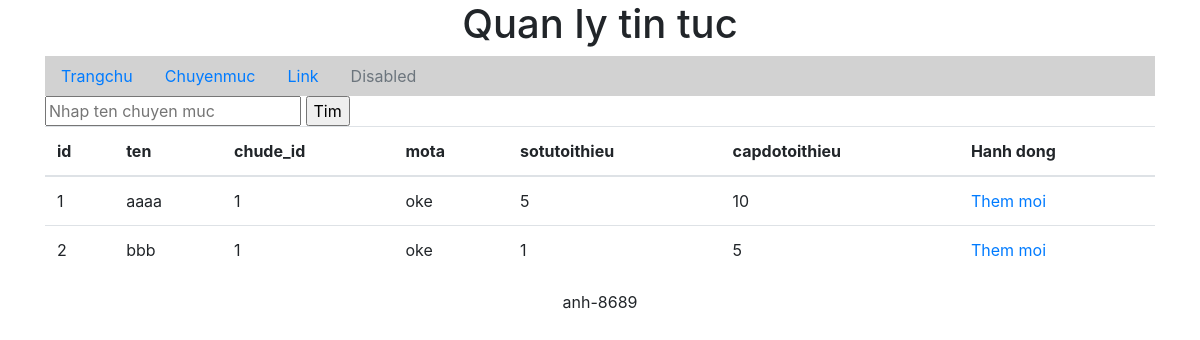
/chuyenmuc.php, run on the app's committed database.
### tables this page shows
CREATE TABLE `chuyenmuc` (
  `id` int(11) NOT NULL,
  `ten` varchar(255) NOT NULL,
  `chude_id` int(11) NOT NULL,
  `mota` varchar(255) NOT NULL,
  `sotutoithieu` int(11) NOT NULL,
  `capdotoithieu` int(11) NOT NULL
);

### chuyenmuc.php (the view, shortened to what this page needs)
<?php
    include'connect.php';
    if(empty($_POST['submit'])){
        $sql="select * from chuyenmuc";
        $stmt = $conn->prepare($sql);
        $query=$stmt->execute();
        $result = array();
        while($row = $stmt->fetch(PDO::FETCH_ASSOC)){
            $result[]=$row;
        }
    }
?>
<!DOCTYPE html>
<html lang="en">
<head>
    <link rel="stylesheet" href="https://cdn.jsdelivr.net/npm/bootstrap@4.0.0/dist/css/bootstrap.min.css"
>
</head>
<body>
    <header style="text-align: center">
        <h1><img style="height: 50px"
                alt="">Quan ly tin tuc</h1>
    </header>
    <content>
        <div class="container">
            <ul style="background-color:#d2d2d2" class="nav">
                <li class="nav-item">
                    <a class="nav-link active" href="layout.php">Trangchu</a>
                </li>
                <li class="nav-item">
                    <a class="nav-link" href="chuyenmuc.php">Chuyenmuc</a>
                </li>
                <li class="nav-item">
                    <a class="nav-link" href="#">Link</a>
                </li>
                <li class="nav-item">
                    <a class="nav-link disabled" href="#">Disabled</a>
                </li>
            </ul>
            <form method="post">
                <input type="text" name="timkiem" placeholder="Nhap ten chuyen muc">
                <input type="submit" name="submit" value="Tim">
            </form>
            <table class="table">
                <thead>
                    <tr>
                        <th scope="col">id</th>
                        <th scope="col">ten</th>
                        <th scope="col">chude_id</th>
                        <th scope="col">mota</th>
                        <th scope="col">sotutoithieu</th>
                        <th scope="col">capdotoithieu</th>
                        <th scope="col">Hanh dong</th>
                    </tr>
                </thead>
                <tbody>
                    <?php foreach($result as $items): ?>
                    <tr>
                        <td><?php echo $items['id'] ?></td>
                        <td><?php echo $items['ten'] ?></td>
                        <td><?php echo $items['chude_id'] ?></td>
                        <td><?php echo $items['mota'] ?></td>
                        <td><?php echo $items['sotutoithieu'] ?></td>
                        <td><?php echo $items['capdotoithieu'] ?></td>
                        <td><a href="tintuc.php?id=<?php echo $items['id'] ?>">Them moi</a></td>
                    </tr>
                    <?php endforeach; ?>
                </tbody>
            </table>
        </div>
    </content>
    <footer style="text-align: center">anh-8689</footer>
</body>
</html>

### data on the page
chuyenmuc: id "1", ten "aaaa", chude "1", mota "oke", sotutoithieu "5", capdotoithieu "10"
chuyenmuc: id "2", ten "bbb", chude "1", mota "oke", sotutoithieu "1", capdotoithieu "5"
